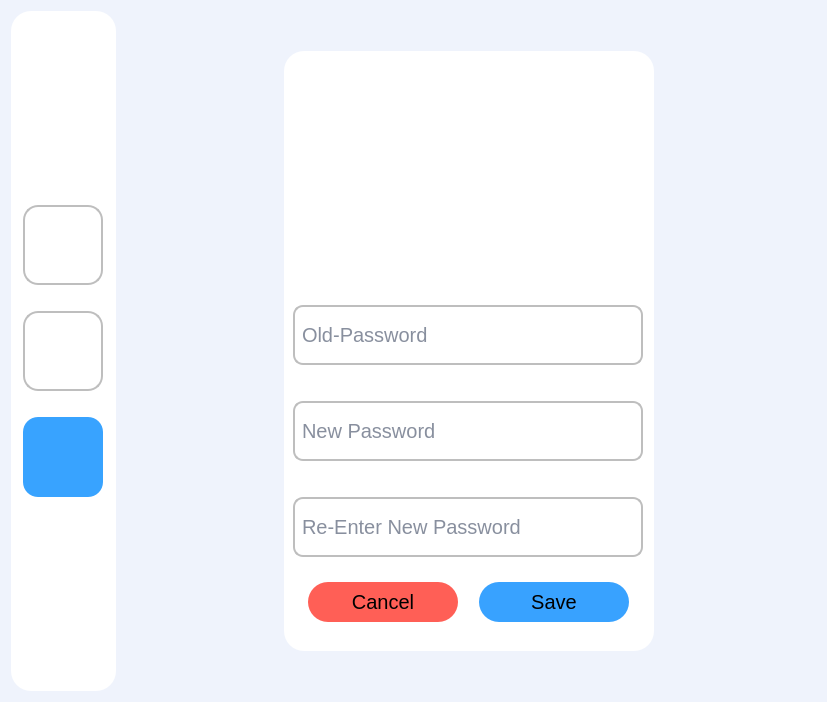
<?xml version="1.0" encoding="UTF-8"?>
<ui version="4.0">
 <class>Form</class>
 <widget class="QWidget" name="Form">
  <property name="geometry">
   <rect>
    <x>0</x>
    <y>0</y>
    <width>827</width>
    <height>702</height>
   </rect>
  </property>
  <property name="minimumSize">
   <size>
    <width>180</width>
    <height>40</height>
   </size>
  </property>
  <property name="windowTitle">
   <string>Form</string>
  </property>
  <property name="styleSheet">
   <string notr="true">font-family:Ubuntu;
font-size: 20px;
background-color: rgb(239, 243, 252);</string>
  </property>
  <layout class="QGridLayout" name="gridLayout_3">
   <item row="0" column="1">
    <spacer name="horizontalSpacer_3">
     <property name="orientation">
      <enum>Qt::Horizontal</enum>
     </property>
     <property name="sizeHint" stdset="0">
      <size>
       <width>40</width>
       <height>20</height>
      </size>
     </property>
    </spacer>
   </item>
   <item row="1" column="2">
    <widget class="QGroupBox" name="groupBox_2">
     <property name="minimumSize">
      <size>
       <width>370</width>
       <height>600</height>
      </size>
     </property>
     <property name="maximumSize">
      <size>
       <width>400</width>
       <height>600</height>
      </size>
     </property>
     <property name="styleSheet">
      <string notr="true">QGroupBox{
	background-color: rgb(255, 255, 255);

border-radius: 20% 20%;
color: white;


;}
</string>
     </property>
     <property name="title">
      <string/>
     </property>
     <layout class="QGridLayout" name="gridLayout_2">
      <item row="3" column="0">
       <spacer name="verticalSpacer_7">
        <property name="orientation">
         <enum>Qt::Vertical</enum>
        </property>
        <property name="sizeHint" stdset="0">
         <size>
          <width>20</width>
          <height>40</height>
         </size>
        </property>
       </spacer>
      </item>
      <item row="4" column="0">
       <layout class="QHBoxLayout" name="horizontalLayout_2">
        <item>
         <widget class="QPushButton" name="cancel_btn">
          <property name="minimumSize">
           <size>
            <width>150</width>
            <height>40</height>
           </size>
          </property>
          <property name="maximumSize">
           <size>
            <width>110</width>
            <height>40</height>
           </size>
          </property>
          <property name="styleSheet">
           <string notr="true">QPushButton{


	background-color: rgb(255, 95, 86);
border-radius:20% 20%;
	border-color: rgb(0, 0, 0);


}



QPushButton:pressed{
padding-left:5px;
padding-top:5px;
background-postion:calc(100% - 10px) center;
}

QPushButton:hover {
	background-color: rgb(255, 95, 86,.5);

}</string>
          </property>
          <property name="text">
           <string>Cancel</string>
          </property>
         </widget>
        </item>
        <item>
         <widget class="QPushButton" name="save_btn">
          <property name="minimumSize">
           <size>
            <width>150</width>
            <height>40</height>
           </size>
          </property>
          <property name="maximumSize">
           <size>
            <width>150</width>
            <height>40</height>
           </size>
          </property>
          <property name="styleSheet">
           <string notr="true">QPushButton{

	background-color: rgb(56, 162, 255);
border-radius:20% 20%;
	border-color: rgb(0, 0, 0);


}



QPushButton:pressed{
padding-left:5px;
padding-top:5px;
background-postion:calc(100% - 10px) center;
}

QPushButton:hover {
	background-color: rgb(56, 162, 255,.6);

}</string>
          </property>
          <property name="text">
           <string>Save</string>
          </property>
         </widget>
        </item>
       </layout>
      </item>
      <item row="0" column="0">
       <layout class="QHBoxLayout" name="horizontalLayout">
        <item>
         <spacer name="horizontalSpacer">
          <property name="orientation">
           <enum>Qt::Horizontal</enum>
          </property>
          <property name="sizeHint" stdset="0">
           <size>
            <width>40</width>
            <height>20</height>
           </size>
          </property>
         </spacer>
        </item>
        <item>
         <widget class="QLabel" name="label">
          <property name="enabled">
           <bool>true</bool>
          </property>
          <property name="minimumSize">
           <size>
            <width>270</width>
            <height>220</height>
           </size>
          </property>
          <property name="maximumSize">
           <size>
            <width>270</width>
            <height>220</height>
           </size>
          </property>
          <property name="styleSheet">
           <string notr="true">background-color: rgb(156, 255, 247,0);</string>
          </property>
          <property name="text">
           <string/>
          </property>
          <property name="pixmap">
           <pixmap resource="app_resources.qrc">:/ICONS/icons/Untitled-1.png</pixmap>
          </property>
          <property name="scaledContents">
           <bool>true</bool>
          </property>
         </widget>
        </item>
        <item>
         <spacer name="horizontalSpacer_2">
          <property name="orientation">
           <enum>Qt::Horizontal</enum>
          </property>
          <property name="sizeHint" stdset="0">
           <size>
            <width>40</width>
            <height>20</height>
           </size>
          </property>
         </spacer>
        </item>
       </layout>
      </item>
      <item row="1" column="0">
       <spacer name="verticalSpacer_8">
        <property name="orientation">
         <enum>Qt::Vertical</enum>
        </property>
        <property name="sizeHint" stdset="0">
         <size>
          <width>20</width>
          <height>40</height>
         </size>
        </property>
       </spacer>
      </item>
      <item row="2" column="0">
       <layout class="QVBoxLayout" name="verticalLayout">
        <item>
         <widget class="QLineEdit" name="olb_password_lin">
          <property name="minimumSize">
           <size>
            <width>350</width>
            <height>60</height>
           </size>
          </property>
          <property name="maximumSize">
           <size>
            <width>350</width>
            <height>60</height>
           </size>
          </property>
          <property name="styleSheet">
           <string notr="true">border: 2px solid #bebebe ;
border-radius: 10% 10%;
padding-left:5px;
background-color: rgb(255, 255, 255);
color: rgb(18, 32, 62);</string>
          </property>
          <property name="text">
           <string/>
          </property>
          <property name="placeholderText">
           <string>Old-Password</string>
          </property>
          <property name="cursorMoveStyle">
           <enum>Qt::VisualMoveStyle</enum>
          </property>
          <property name="clearButtonEnabled">
           <bool>true</bool>
          </property>
         </widget>
        </item>
        <item>
         <spacer name="verticalSpacer_3">
          <property name="orientation">
           <enum>Qt::Vertical</enum>
          </property>
          <property name="sizeHint" stdset="0">
           <size>
            <width>20</width>
            <height>40</height>
           </size>
          </property>
         </spacer>
        </item>
        <item>
         <widget class="QLineEdit" name="new_password_lin">
          <property name="minimumSize">
           <size>
            <width>350</width>
            <height>60</height>
           </size>
          </property>
          <property name="maximumSize">
           <size>
            <width>350</width>
            <height>60</height>
           </size>
          </property>
          <property name="styleSheet">
           <string notr="true">border: 2px solid #bebebe ;
border-radius: 10% 10%;
padding-left:5px;
background-color: rgb(255, 255, 255);
color: rgb(18, 32, 62);</string>
          </property>
          <property name="text">
           <string/>
          </property>
          <property name="placeholderText">
           <string>New Password</string>
          </property>
          <property name="cursorMoveStyle">
           <enum>Qt::VisualMoveStyle</enum>
          </property>
          <property name="clearButtonEnabled">
           <bool>true</bool>
          </property>
         </widget>
        </item>
        <item>
         <spacer name="verticalSpacer_6">
          <property name="orientation">
           <enum>Qt::Vertical</enum>
          </property>
          <property name="sizeHint" stdset="0">
           <size>
            <width>20</width>
            <height>40</height>
           </size>
          </property>
         </spacer>
        </item>
        <item>
         <widget class="QLineEdit" name="check_password_lin">
          <property name="minimumSize">
           <size>
            <width>350</width>
            <height>60</height>
           </size>
          </property>
          <property name="maximumSize">
           <size>
            <width>350</width>
            <height>60</height>
           </size>
          </property>
          <property name="styleSheet">
           <string notr="true">border: 2px solid #bebebe ;
border-radius: 10% 10%;
padding-left:5px;
background-color: rgb(255, 255, 255);
color: rgb(18, 32, 62);</string>
          </property>
          <property name="text">
           <string/>
          </property>
          <property name="placeholderText">
           <string>Re-Enter New Password</string>
          </property>
          <property name="cursorMoveStyle">
           <enum>Qt::VisualMoveStyle</enum>
          </property>
          <property name="clearButtonEnabled">
           <bool>true</bool>
          </property>
         </widget>
        </item>
       </layout>
      </item>
      <item row="5" column="0">
       <spacer name="verticalSpacer_10">
        <property name="orientation">
         <enum>Qt::Vertical</enum>
        </property>
        <property name="sizeHint" stdset="0">
         <size>
          <width>20</width>
          <height>40</height>
         </size>
        </property>
       </spacer>
      </item>
     </layout>
    </widget>
   </item>
   <item row="0" column="2">
    <spacer name="horizontalSpacer_4">
     <property name="orientation">
      <enum>Qt::Vertical</enum>
     </property>
     <property name="sizeHint" stdset="0">
      <size>
       <width>20</width>
       <height>40</height>
      </size>
     </property>
    </spacer>
   </item>
   <item row="1" column="3">
    <spacer name="horizontalSpacer_5">
     <property name="orientation">
      <enum>Qt::Horizontal</enum>
     </property>
     <property name="sizeHint" stdset="0">
      <size>
       <width>40</width>
       <height>20</height>
      </size>
     </property>
    </spacer>
   </item>
   <item row="0" column="0" rowspan="3">
    <widget class="QGroupBox" name="groupBox">
     <property name="minimumSize">
      <size>
       <width>105</width>
       <height>0</height>
      </size>
     </property>
     <property name="maximumSize">
      <size>
       <width>105</width>
       <height>16777215</height>
      </size>
     </property>
     <property name="styleSheet">
      <string notr="true">QGroupBox{
	background-color: rgb(255, 255, 255);

border-radius: 20% 20%;
color: white;
  box-shadow: 5px 10px;

;}</string>
     </property>
     <property name="title">
      <string/>
     </property>
     <layout class="QGridLayout" name="gridLayout">
      <item row="0" column="0">
       <spacer name="verticalSpacer_2">
        <property name="orientation">
         <enum>Qt::Vertical</enum>
        </property>
        <property name="sizeHint" stdset="0">
         <size>
          <width>20</width>
          <height>20</height>
         </size>
        </property>
       </spacer>
      </item>
      <item row="6" column="0">
       <widget class="QPushButton" name="change_password_btn">
        <property name="minimumSize">
         <size>
          <width>80</width>
          <height>80</height>
         </size>
        </property>
        <property name="styleSheet">
         <string notr="true">QPushButton{
	background-color: rgb(56, 163, 255);
border-radius:15% 15%;
	border-color: rgb(0, 0, 0);




}

QPushButton:pressed{
padding-left:5px;
padding-top:5px;
background-postion:calc(100% - 10px) center;
}

QPushButton:hover {
background-color: qlineargradient(spread:pad, x1:0, y1:1, x2:1, y2:0, stop:0 rgba(3, 67, 165,.5), stop:1 rgba(12, 148, 207,.1));}</string>
        </property>
        <property name="text">
         <string/>
        </property>
        <property name="icon">
         <iconset resource="app_resources.qrc">
          <normaloff>:/ICONS/icons/password.png</normaloff>:/ICONS/icons/password.png</iconset>
        </property>
        <property name="iconSize">
         <size>
          <width>40</width>
          <height>40</height>
         </size>
        </property>
        <property name="flat">
         <bool>true</bool>
        </property>
       </widget>
      </item>
      <item row="3" column="0">
       <spacer name="verticalSpacer">
        <property name="orientation">
         <enum>Qt::Vertical</enum>
        </property>
        <property name="sizeType">
         <enum>QSizePolicy::Fixed</enum>
        </property>
        <property name="sizeHint" stdset="0">
         <size>
          <width>20</width>
          <height>20</height>
         </size>
        </property>
       </spacer>
      </item>
      <item row="5" column="0">
       <spacer name="verticalSpacer_5">
        <property name="orientation">
         <enum>Qt::Vertical</enum>
        </property>
        <property name="sizeType">
         <enum>QSizePolicy::Fixed</enum>
        </property>
        <property name="sizeHint" stdset="0">
         <size>
          <width>20</width>
          <height>20</height>
         </size>
        </property>
       </spacer>
      </item>
      <item row="7" column="0">
       <spacer name="verticalSpacer_4">
        <property name="orientation">
         <enum>Qt::Vertical</enum>
        </property>
        <property name="sizeHint" stdset="0">
         <size>
          <width>20</width>
          <height>40</height>
         </size>
        </property>
       </spacer>
      </item>
      <item row="4" column="0">
       <widget class="QPushButton" name="user_btn">
        <property name="minimumSize">
         <size>
          <width>80</width>
          <height>80</height>
         </size>
        </property>
        <property name="styleSheet">
         <string notr="true">QPushButton{
background-color: rgb(255, 255, 255,0);
border-radius:15% 15%;
	border-color: rgb(0, 0, 0);



border: 2px solid #bebebe ;
	background-color: rgb(214, 214, 214);
  background-color: white;
  color: black;
}

QPushButton:pressed{
padding-left:5px;
padding-top:5px;
background-postion:calc(100% - 10px) center;
}

QPushButton:hover {
	background-color: rgb(255, 95, 86,.5);}
</string>
        </property>
        <property name="text">
         <string/>
        </property>
        <property name="icon">
         <iconset resource="app_resources.qrc">
          <normaloff>:/ICONS/icons/22.png</normaloff>:/ICONS/icons/22.png</iconset>
        </property>
        <property name="iconSize">
         <size>
          <width>40</width>
          <height>40</height>
         </size>
        </property>
        <property name="flat">
         <bool>true</bool>
        </property>
       </widget>
      </item>
      <item row="2" column="0">
       <widget class="QPushButton" name="home_btn">
        <property name="minimumSize">
         <size>
          <width>80</width>
          <height>80</height>
         </size>
        </property>
        <property name="maximumSize">
         <size>
          <width>80</width>
          <height>80</height>
         </size>
        </property>
        <property name="styleSheet">
         <string notr="true">QPushButton{
background-color: rgb(255, 255, 255,0);
border-radius:15% 15%;
	border-color: rgb(0, 0, 0);



border: 2px solid #bebebe ;
	background-color: rgb(214, 214, 214);
  background-color: white;
  color: black;
}

QPushButton:pressed{
padding-left:5px;
padding-top:5px;
background-postion:calc(100% - 10px) center;
}

QPushButton:hover {
	background-color: rgb(226, 120, 255,.5);}</string>
        </property>
        <property name="text">
         <string/>
        </property>
        <property name="icon">
         <iconset resource="app_resources.qrc">
          <normaloff>:/ICONS/icons/home.png</normaloff>:/ICONS/icons/home.png</iconset>
        </property>
        <property name="iconSize">
         <size>
          <width>50</width>
          <height>50</height>
         </size>
        </property>
        <property name="flat">
         <bool>true</bool>
        </property>
       </widget>
      </item>
     </layout>
    </widget>
   </item>
   <item row="2" column="2">
    <spacer name="verticalSpacer_9">
     <property name="orientation">
      <enum>Qt::Vertical</enum>
     </property>
     <property name="sizeHint" stdset="0">
      <size>
       <width>20</width>
       <height>40</height>
      </size>
     </property>
    </spacer>
   </item>
  </layout>
 </widget>
 <resources>
  <include location="app_resources.qrc"/>
 </resources>
 <connections/>
</ui>
